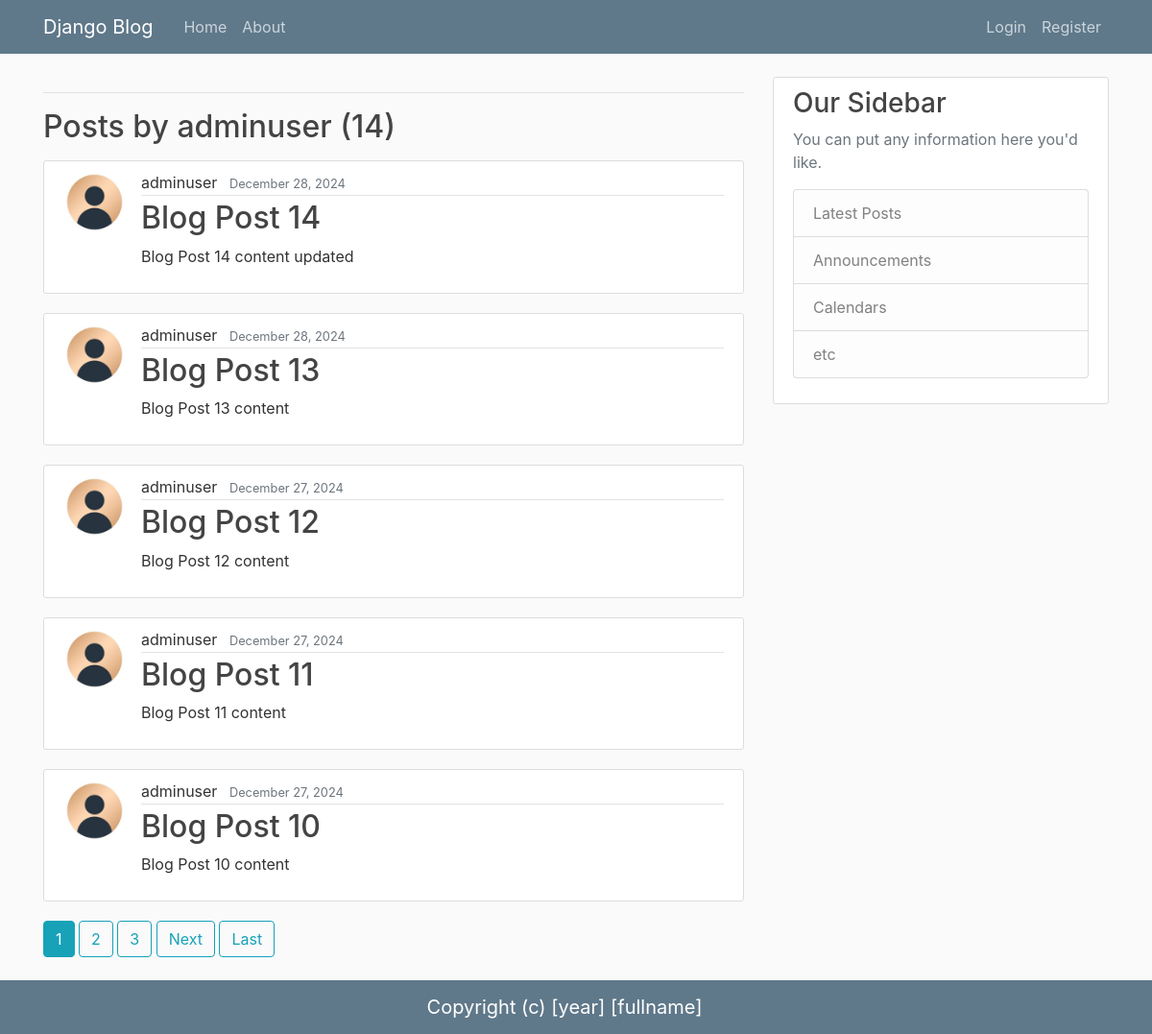
The page /user/adminuser/ on the database its author committed.
### posts/models.py (models this page shows, shortened)
class Post(models.Model):
    title = models.CharField(max_length=100)
    content = models.TextField()
    date_posted = models.DateTimeField(default=timezone.now)
    author = models.ForeignKey(User, on_delete=models.CASCADE)

### users/models.py (models this page shows, shortened)
class Profile(models.Model):
    user = models.OneToOneField(User, on_delete=models.CASCADE)
    image = models.ImageField(default="default.jpg", upload_to="profile_pics")

### main/views.py (the view)
# urls.py: path('user/<str:username>/', UserPostListView.as_view(), name="user-posts"),
class UserPostListView(ListView):
    model = Post
    template_name = "posts/user_posts.html"  # <app>/<model>_<viewtype>.html  # posts/post_list.html
    context_object_name = "posts"
    paginate_by = 5
    def get_queryset(self):
        user = get_object_or_404(User, username=self.kwargs.get("username"))
        return Post.objects.filter(author=user).order_by("-date_posted")

### posts/templates/posts/user_posts.html (shortened to what this page needs)
{% extends "main/base.html" %}
{% block content %}
    <h1>{{ block_title }}</h1><hr>
    <h2 class="mb-3">Posts by {{ view.kwargs.username }} ({{ page_obj.paginator.count }})</h2>
    {% for post in posts %}
        <article class="media content-section">
          <img class="rounded-circle article-img" src="{{ post.author.profile.image.url }}">
          <div class="media-body">
            <div class="article-metadata">
              <h7 class="mr-2">{{ post.author }}</h7>
              <small class="text-muted">{{ post.date_posted|date:"F d, Y" }}</small>
            </div>
            <h2><a class="article-title" href="{% url 'post-detail' post.id %}">{{ post.title }}</a></h2>
            <p class="article-content">{{ post.content }}</p>
          </div>
        </article>
    {% endfor %}
    {% if is_paginated %}
      {% for num in page_obj.paginator.page_range %}
        {% if page_obj.number == num %}
          <a class="btn btn-info mb-4" href="?page={{ num }}">{{ num }}</a>
        {% elif num > page_obj.number|add:'-3' and num < page_obj.number|add:'3' %}
          <a class="btn btn-outline-info mb-4" href="?page={{ num }}">{{ num }}</a>
        {% endif %}
      {% endfor %}
      {% if page_obj.has_next %}
        <a class="btn btn-outline-info mb-4" href="?page={{ page_obj.next_page_number }}">Next</a>
        <a class="btn btn-outline-info mb-4" href="?page={{ page_obj.paginator.num_pages }}">Last</a>
      {% endif %}
    {% endif %}
{% endblock content %}

### main/static/main/main.css (style rules this page uses)
body { background: #fafafa; color: #333333; margin-top: 5rem; }
h1, h2, h3, h4, h5, h6 { color: #444444; }
.content-section { background: #ffffff; padding: 10px 20px; border: 1px solid #dddddd; border-radius: 3px; margin-bottom: 20px; }
.article-title { color: #444444; }
.article-content { white-space: pre-line; }
.article-img { height: 65px; width: 65px; margin-right: 16px; }
.article-metadata { padding-bottom: 1px; margin-bottom: 4px; border-bottom: 1px solid #e3e3e3 }

### rows shown on the page
Post: author.profile.image (placeholder picture), author "adminuser", date_posted "December 28, 2024", title "Blog Post 14", content "Blog Post 14 content updated"
Post: author.profile.image (placeholder picture), author "adminuser", date_posted "December 28, 2024", title "Blog Post 13", content "Blog Post 13 content"
Post: author.profile.image (placeholder picture), author "adminuser", date_posted "December 27, 2024", title "Blog Post 12", content "Blog Post 12 content"
Post: author.profile.image (placeholder picture), author "adminuser", date_posted "December 27, 2024", title "Blog Post 11", content "Blog Post 11 content"
Post: author.profile.image (placeholder picture), author "adminuser", date_posted "December 27, 2024", title "Blog Post 10", content "Blog Post 10 content"

### other values the page prints
{{ view.kwargs.username }} "adminuser"
{{ page_obj.paginator.count }} "14"
{{ num }} "1"
{{ num }} "2" "3"
